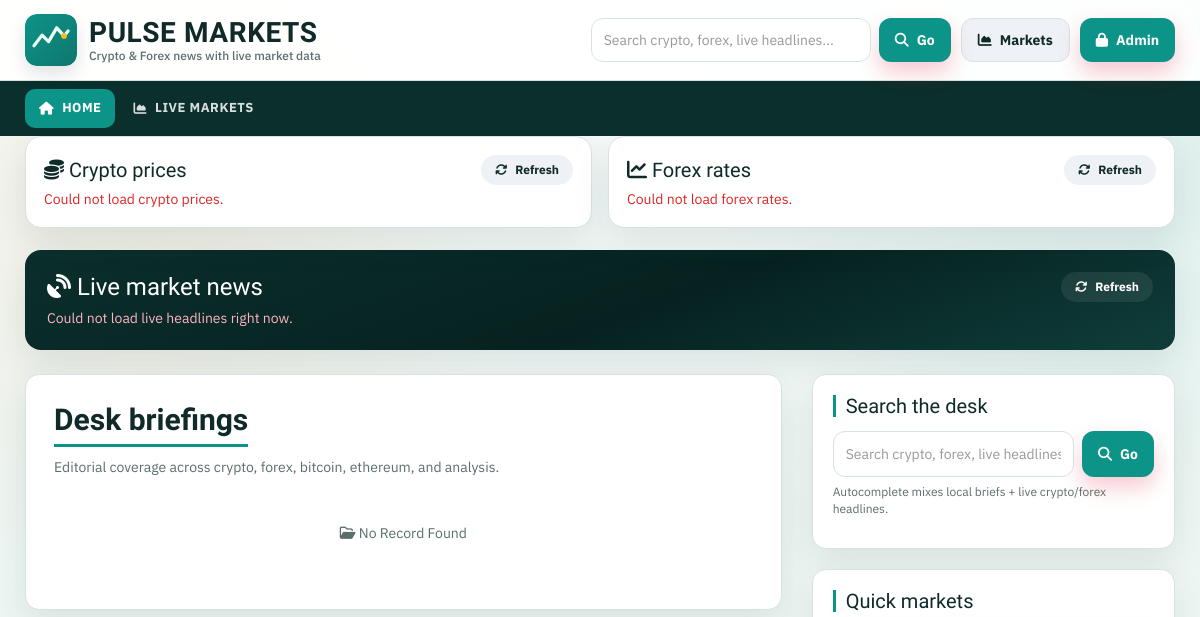
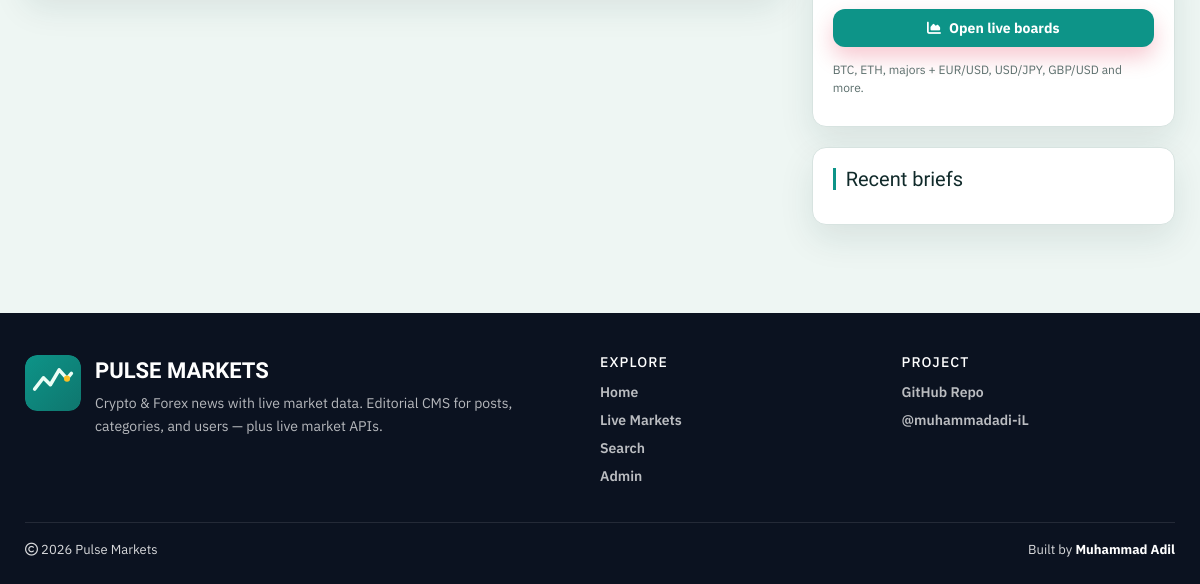
/, run on an earlier commit of the app's database (2 pictures, top to bottom).
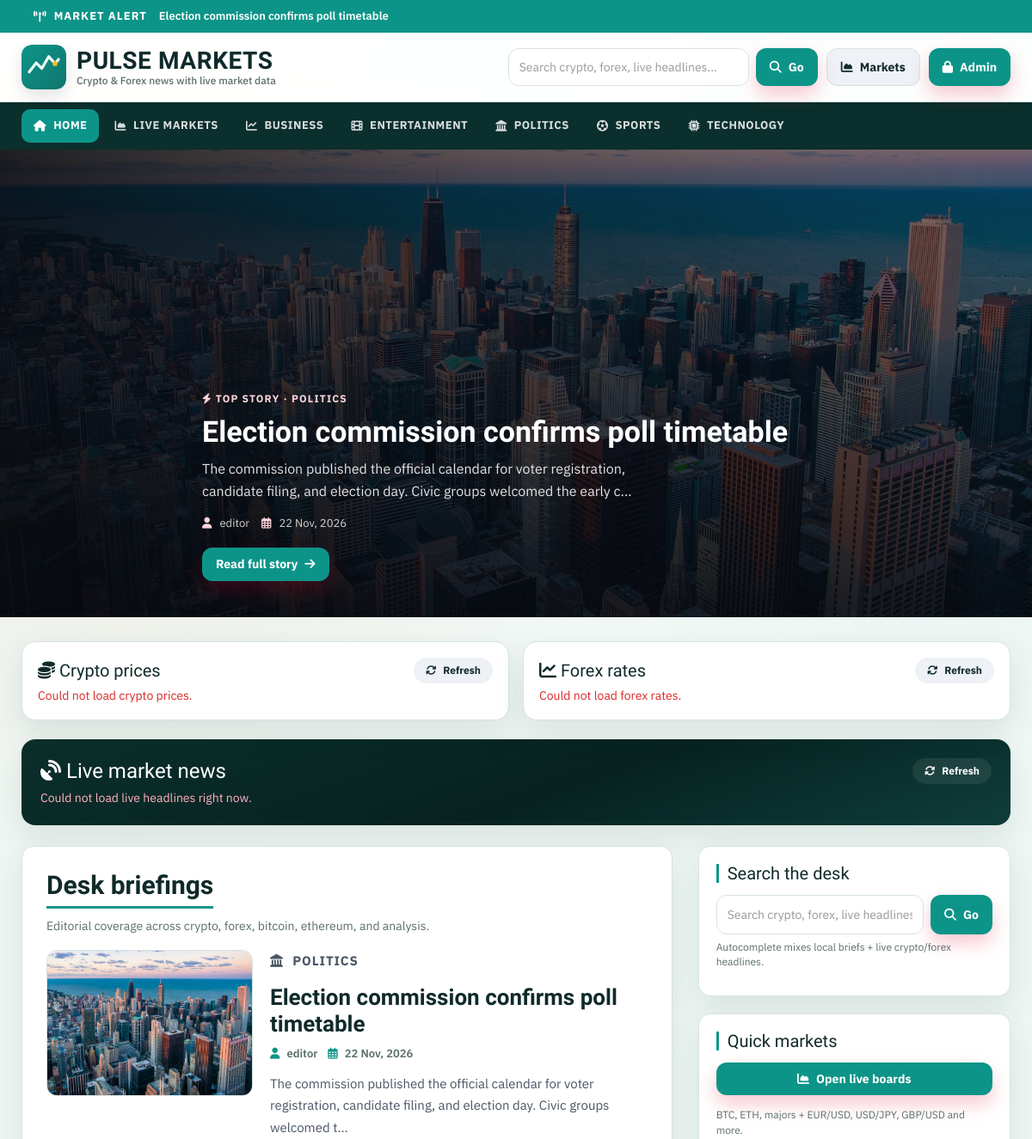
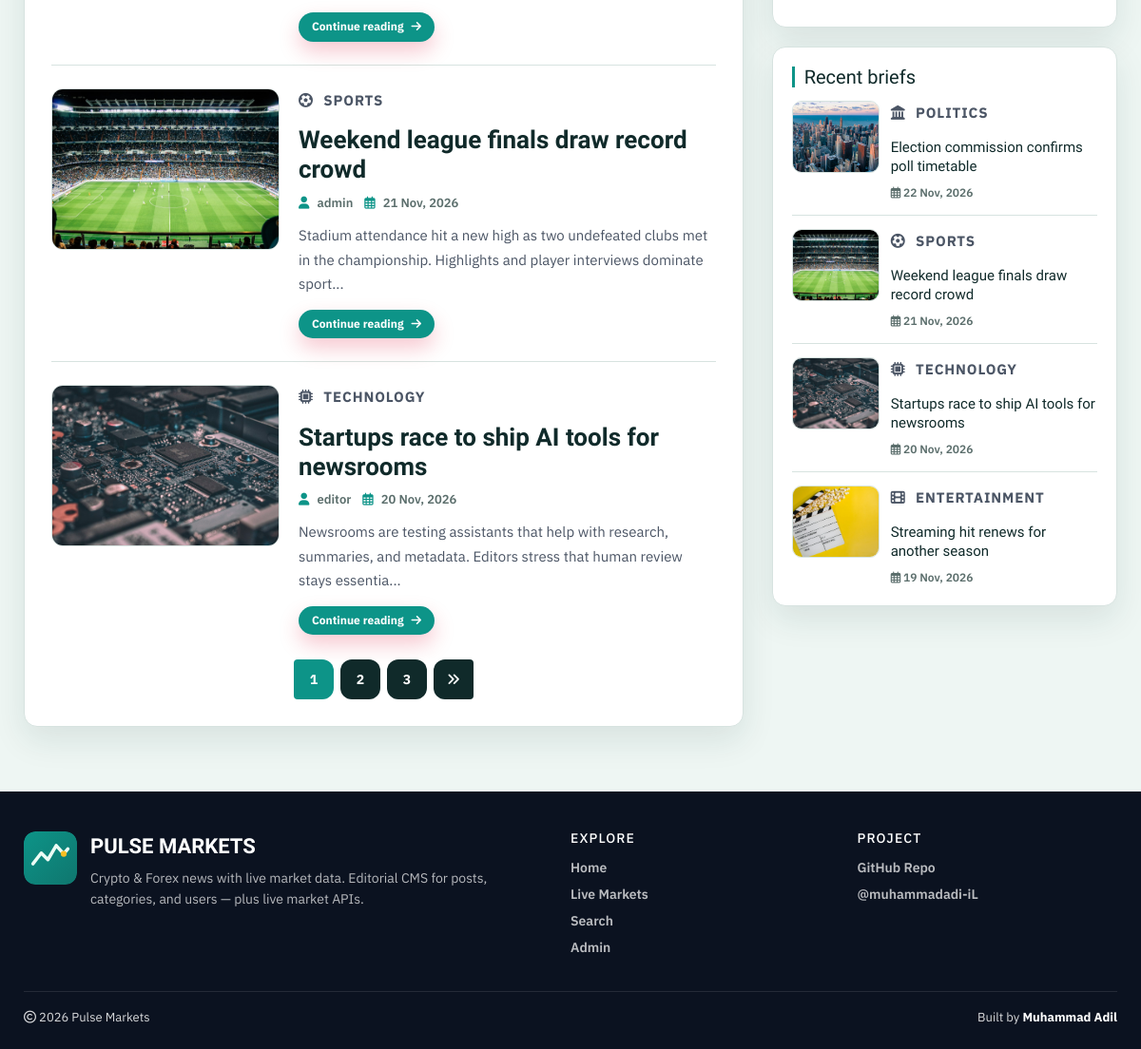
And on a later commit of the database (2 pictures, top to bottom).
### tables this page shows
CREATE TABLE `posts` (
  `id` int(11) NOT NULL AUTO_INCREMENT,
  `post_title` varchar(200) NOT NULL,
  `post_keywords` text NOT NULL,
  `post_content` int(11) NOT NULL,
  `post_date` varchar(50) NOT NULL,
  `post_author` int(11) NOT NULL,
  `post_image` varchar(255) NOT NULL DEFAULT 'post-format.jpg',
  PRIMARY KEY (`id`)
);

CREATE TABLE `category` (
  `id` int(11) NOT NULL AUTO_INCREMENT,
  `category_name` varchar(100) NOT NULL,
  `post` int(11) NOT NULL DEFAULT 0,
  PRIMARY KEY (`id`)
);

CREATE TABLE `users` (
  `id` int(11) NOT NULL AUTO_INCREMENT,
  `first_name` varchar(30) NOT NULL,
  `last_name` varchar(30) NOT NULL,
  `username` varchar(30) DEFAULT NULL,
  `password` varchar(40) DEFAULT NULL,
  `role` int(11) NOT NULL COMMENT '1=Admin, 0=Normal',
  PRIMARY KEY (`id`)
);

### includes/helpers.php (called while the page is built, shortened)
<?php
function post_image_src($filename, $prefix = '')
{
    $filename = trim((string) $filename);
    $candidates = [
        'images/' . $filename,
        'admin/upload/' . $filename,
    ];
    $root = dirname(__DIR__);
    foreach ($candidates as $rel) {
        if (is_file($root . '/' . $rel)) {
            return $prefix . $rel;
        }
    }
    return $prefix . 'images/post-format.jpg';
}
function e($value)
{
    return htmlspecialchars((string) $value, ENT_QUOTES, 'UTF-8');
}
function category_icon($name)
{
    $key = strtolower(trim((string) $name));
    $map = [
        'crypto' => 'fa-coins',
        'bitcoin' => 'fa-coins',
        'ethereum' => 'fa-gem',
        'forex' => 'fa-chart-line',
        'analysis' => 'fa-chart-pie',
        'macro' => 'fa-globe',
        'defi' => 'fa-link',
        'markets' => 'fa-chart-area',
        'politics' => 'fa-landmark',
        'sports' => 'fa-futbol',
        'business' => 'fa-chart-line',
        'entertainment' => 'fa-film',
        'technology' => 'fa-microchip',
        'health' => 'fa-heart-pulse',
        'science' => 'fa-flask',
        'world' => 'fa-earth-americas',
    ];
    return $map[$key] ?? 'fa-bookmark';
}

### index.php (the view, shortened to what the changed rows need)
<?php include 'header.php'; ?>
    <div id="main-content">
            <?php
            include "config.php";
            $featured_sql = "SELECT posts.id, posts.post_title, posts.post_keywords, posts.post_date, posts.post_author, posts.post_image, category.category_name, users.username, posts.post_content
                             FROM posts
                             LEFT JOIN category ON posts.post_content = category.id
                             LEFT JOIN users ON posts.post_author = users.id
                             ORDER BY posts.id DESC LIMIT 1";
            $featured_res = mysqli_query($conn, $featured_sql);
            $featured = $featured_res ? mysqli_fetch_assoc($featured_res) : null;
            if ($featured) {
                $fimg = post_image_src($featured['post_image']);
            ?>
            <section class="hero-bleed">
                <img class="hero-photo" src="<?php echo e($fimg); ?>" alt="<?php echo e($featured['post_title']); ?>">
                <div class="container hero-copy">
                    <p class="hero-kicker"><i class="fa-solid fa-bolt"></i> Top Story · <?php echo e($featured['category_name']); ?></p>
                    <h1 class="hero-title"><a href="single.php?id=<?php echo (int) $featured['id']; ?>"><?php echo e($featured['post_title']); ?></a></h1>
                    <p class="hero-deck"><?php echo e(substr($featured['post_keywords'], 0, 140)); ?>...</p>
                    <div class="hero-meta">
                        <span><i class="fa-solid fa-user"></i> <?php echo e($featured['username']); ?></span>
                        <span><i class="fa-regular fa-calendar-days"></i> <?php echo e($featured['post_date']); ?></span>
                    </div>
                    <a class="btn btn-accent" href="single.php?id=<?php echo (int) $featured['id']; ?>">
                        Read full story <i class="fa-solid fa-arrow-right"></i>
                    </a>
                </div>
            </section>
            <?php } ?>
        <div class="container">
            <div class="row content-grid">
                <div class="col-xs-12 col-sm-12 col-md-8">
                    <div class="post-container">
                        <div class="section-head">
                            <h2 class="page-heading">Desk briefings</h2>
                            <p class="section-sub">Editorial coverage across crypto, forex, bitcoin, ethereum, and analysis.</p>
                        </div>
                        <?php
                        $limit = 3;
                        $page = isset($_GET['page']) ? max(1, (int) $_GET['page']) : 1;
                        $offset = ($page - 1) * $limit;
                        $sql = "SELECT posts.id, posts.post_title, posts.post_keywords, posts.post_date, posts.post_author, posts.post_image, category.category_name, users.username, posts.post_content FROM posts
                        LEFT JOIN category ON posts.post_content = category.id
                        LEFT JOIN users ON posts.post_author = users.id
                        ORDER BY posts.id DESC LIMIT {$offset}, {$limit}";
                        $result = mysqli_query($conn, $sql) or die("query failed.");
                        if (mysqli_num_rows($result) > 0) {
                            while ($row = mysqli_fetch_assoc($result)) {
                                $img = post_image_src($row['post_image']);
                                $icon = category_icon($row['category_name']);
                        ?>
                        <article class="post-content post-card">
                            <div class="post-card-inner">
                                <a class="post-img" href="single.php?id=<?php echo (int) $row['id']; ?>">
                                    <img src="<?php echo e($img); ?>" alt=""/>
                                </a>
                                <div class="inner-content">
                                    <p class="story-eyebrow"><i class="fa-solid <?php echo $icon; ?>"></i> <?php echo e($row['category_name']); ?></p>
                                    <h3><a href="single.php?id=<?php echo (int) $row['id']; ?>"><?php echo e($row['post_title']); ?></a></h3>
                                    <div class="post-information meta-row">
                                        <span><i class="fa-solid fa-user"></i> <a href="author.php?aid=<?php echo (int) $row['post_author']; ?>"><?php echo e($row['username']); ?></a></span>
                                        <span><i class="fa-regular fa-calendar-days"></i> <?php echo e($row['post_date']); ?></span>
                                    </div>
                                    <p class="description">
                                        <?php echo e(substr($row['post_keywords'], 0, 130)) . "..."; ?>
                                    </p>
                                    <a class="btn btn-accent btn-sm" href="single.php?id=<?php echo (int) $row['id']; ?>">
                                        Continue reading <i class="fa-solid fa-arrow-right"></i>
                                    </a>
                                </div>
                            </div>
                        </article>
                        <?php
                            }
                        } else {
                            echo "<p class='empty-state'><i class='fa-regular fa-folder-open'></i> No Record Found</p>";
                        }
                        $sql1 = "SELECT COUNT(*) AS total FROM posts";
                        $result1 = mysqli_query($conn, $sql1) or die('Query Failed.');
                        $total_record = (int) mysqli_fetch_assoc($result1)['total'];
                        $total_page = (int) ceil($total_record / $limit);
                        if ($total_page > 1) {
                           echo "<ul class='pagination admin-pagination'>";
                           for ($i = 1; $i <= $total_page; $i++) {
                               $active = ($i === $page) ? "active" : "";
                               echo '<li class="' . $active . '"><a href="index.php?page=' . $i . '">' . $i . '</a></li>';
                           }
                           if ($total_page > $page) {
                               echo '<li><a href="index.php?page=' . ($page + 1) . '"><i class="fa-solid fa-angles-right"></i></a></li>';
                           }
                           echo "</ul>";
                        }
                        ?>
                    </div>
                </div>
                <?php include 'sidebar.php'; ?>
            </div>
        </div>
    </div>
<?php include 'footer.php'; ?>

### header.php (shortened to what the changed rows need)
<?php
include "config.php";
$breaking = mysqli_query($conn, "SELECT id, post_title FROM posts ORDER BY id DESC LIMIT 1");
$break_row = $breaking ? mysqli_fetch_assoc($breaking) : null;
?>
<!DOCTYPE html>
<html lang="en">
<head>
    <link rel="stylesheet" href="css/bootstrap.min.css" />
    <link rel="stylesheet" href="https://cdnjs.cloudflare.com/ajax/libs/font-awesome/6.5.2/css/all.min.css" />
    <link rel="stylesheet" href="css/style.css">
</head>
<body>
<?php if ($break_row) { ?>
<div class="breaking-bar">
    <div class="container breaking-inner">
        <span class="breaking-label"><i class="fa-solid fa-tower-broadcast"></i> Market Alert</span>
        <a href="single.php?id=<?php echo (int) $break_row['id']; ?>"><?php echo e($break_row['post_title']); ?></a>
    </div>
</div>
<?php } ?>
<nav id="menu-bar">
    <div class="container">
        <?php
        $id = isset($_GET['cid']) ? (int) $_GET['cid'] : 0;
        $sql = "SELECT * FROM category ORDER BY category_name ASC";
        $result = mysqli_query($conn, $sql) or die("Query Failed : Category");
        ?>
        <div class="nav-bar-inner">
            <ul class="menu" id="siteMenu">
                <?php
                while ($row = mysqli_fetch_assoc($result)) {
                    $active = ($id === (int) $row['id']) ? "active" : "";
                    $icon = category_icon($row['category_name']);
                    echo "<li><a class='{$active}' href='category.php?cid=" . (int) $row['id'] . "'>"
                        . "<i class='fa-solid {$icon}'></i> "
                        . e($row['category_name'])
                        . "</a></li>";
                }
                ?>
            </ul>
        </div>
    </div>
</nav>

### sidebar.php (shortened to what the changed rows need)
<div id="sidebar" class="col-xs-12 col-sm-12 col-md-4">
    <div class="side-card recent-post-container">
        <?php
        include "config.php";
        $limit = 4;
        $sql = "SELECT posts.id, posts.post_title, posts.post_date, posts.post_image, category.category_name, posts.post_content FROM posts
                LEFT JOIN category ON posts.post_content = category.id
                ORDER BY posts.id DESC LIMIT {$limit}";
        $result = mysqli_query($conn, $sql) or die("query failed : Recent Post.");
        if (mysqli_num_rows($result) > 0) {
            while ($row = mysqli_fetch_assoc($result)) {
                $img = post_image_src($row['post_image']);
                $icon = category_icon($row['category_name']);
                ?>
        <div class="recent-post">
            <a class="post-img" href="single.php?id=<?php echo (int) $row['id']; ?>">
                <img src="<?php echo e($img); ?>" alt=""/>
            </a>
            <div class="post-content">
                <p class="story-eyebrow"><i class="fa-solid <?php echo $icon; ?>"></i> <?php echo e($row['category_name']); ?></p>
                <h5><a href="single.php?id=<?php echo (int) $row['id']; ?>"><?php echo e($row['post_title']); ?></a></h5>
                <span class="recent-date"><i class="fa-regular fa-calendar-days"></i> <?php echo e($row['post_date']); ?></span>
            </div>
        </div>
                <?php
            }
        }
        ?>
    </div>
</div>

What changed in the data, as far as the page shows it:
added posts: post_title "Election commission confirms poll timetable", post_image (picture), category.category_name "POLITICS", post_keywords "The commission published the official calendar for voter registration, candidate filing, and election day. Civic groups welcomed the early c", users.username "editor", post_date "22 Nov, 2026", post_keywords "The commission published the official calendar for voter registration, candidate filing, and election day. Civic groups welcomed t"
added category: category_name "BUSINESS"
added category: category_name "ENTERTAINMENT"
added category: category_name "POLITICS"
added category: category_name "SPORTS"
added category: category_name "TECHNOLOGY"
added posts: post_image (picture), category.category_name "SPORTS", post_title "Weekend league finals draw record crowd", users.username "admin", post_date "21 Nov, 2026", post_keywords "Stadium attendance hit a new high as two undefeated clubs met in the championship. Highlights and player interviews dominate sport"
added posts: post_image (picture), category.category_name "TECHNOLOGY", post_title "Startups race to ship AI tools for newsrooms", users.username "editor", post_date "20 Nov, 2026", post_keywords "Newsrooms are testing assistants that help with research, summaries, and metadata. Editors stress that human review stays essentia"
added posts: post_image (picture), category.category_name "ENTERTAINMENT", post_title "Streaming hit renews for another season", post_date "19 Nov, 2026", shown under "Recent briefs"
Also different on the page:
text no longer shown: "No Record Found"
text now shown: "MARKET ALERT TOP STORY · ... Read full story"
new list line: "1"
new list line: "2"
new list line: "3"
